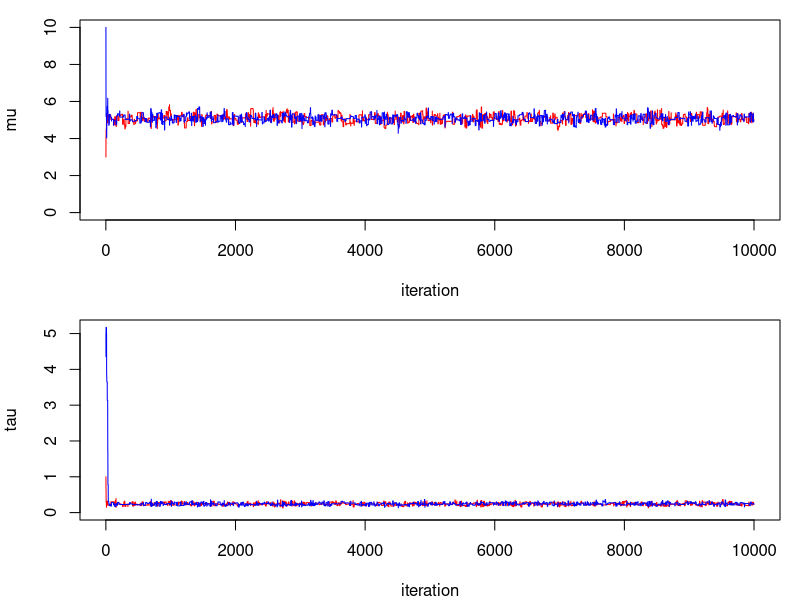
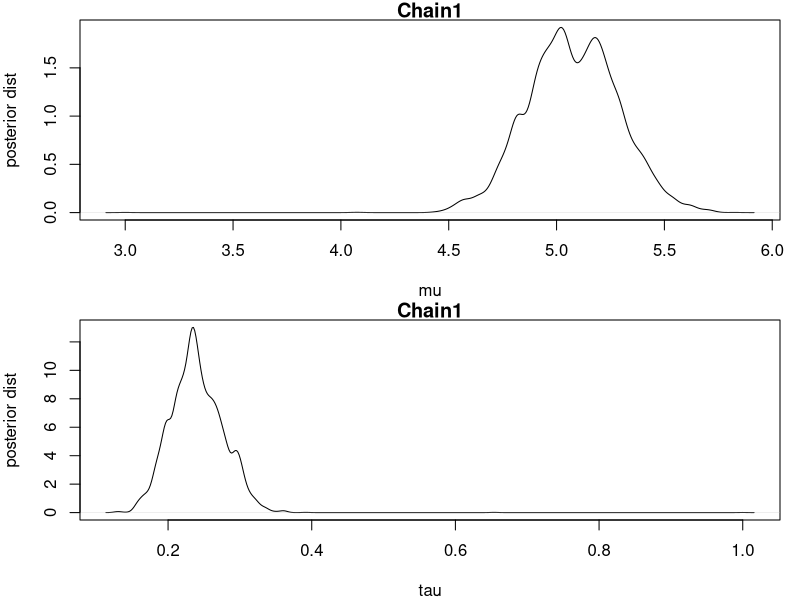
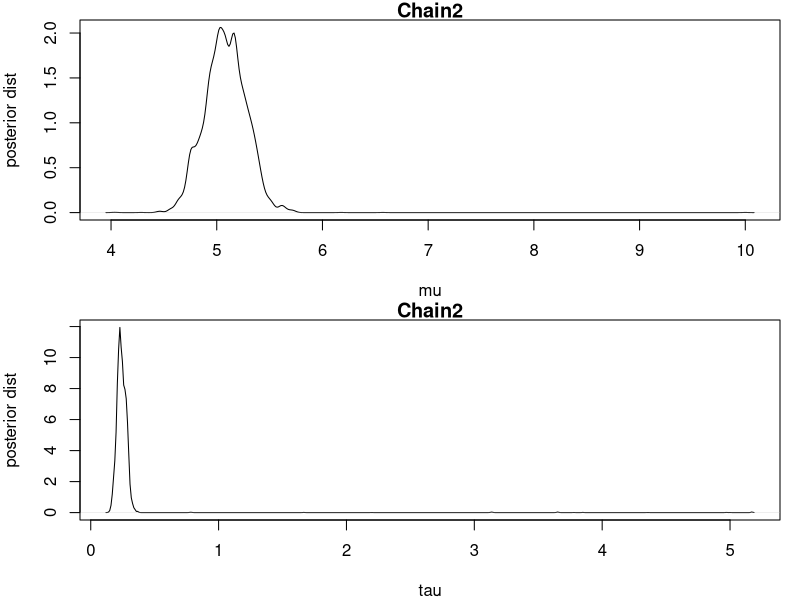

Generate these figures, in order, with R:
## ---- chunk 1
rm(list=ls())
y = scan("y data.txt", what=double())
## ---- chunk 2
means <- function(chain) {
    return(c(mean(chain[,1]), mean(chain[,2])))
}

## ---- chunk 3
cred_int <- function(chain) {
    mu_95 <- quantile(chain[,1], 0.95); mu_05 <- quantile(chain[,1], 0.05)
    tau_95 <- quantile(chain[,2], 0.95); tau_05 <- quantile(chain[,2], 0.05)
    
    intervals <- matrix(0,2,2)
    intervals[1,1] <- mu_05; intervals[1,2] <- mu_95;
    intervals[2,1] <- tau_05; intervals[2,2] <- tau_95;
    
    return(intervals)
}

## ---- chunk 4
likelihood <- function(param){
    mu = param[1]
    tau = param[2]
    
    singlelikelihoods = dnorm(y, mean = mu, sd = 1/(sqrt(tau)), log = T)
    sumll = sum(singlelikelihoods)
    return(sumll)   
}
## ---- chunk 5
# Prior distribution
prior <- function(param){
    tau = param[2]
    prior = log(1/(tau))
    return(prior)
}
## ---- chunk 6
posterior <- function(param){
   return (likelihood(param) + prior(param))
}
## ---- chunk 7
######## Metropolis algorithm ################
 
proposalfunction <- function(param){
    mu_c = param[1]; tau_c = param[2]
    tau_n = rgamma(n = 1, shape = (5*tau_c), rate = 5)
    mu_n = rnorm(n = 1, mean = mu_c, sd = sqrt(tau_n))
    
    return(c(mu_n, tau_n))
    }
 
run_metropolis_MCMC <- function(startvalue, iterations){
    chain = array(dim = c(iterations+1,2))
    chain[1,] = startvalue
    for (i in 1:iterations){
        proposal = proposalfunction(chain[i,])
         
        probab = exp(posterior(proposal) - posterior(chain[i,]))
        if (runif(1) < probab){
            chain[i+1,] = proposal
        }else{
            chain[i+1,] = chain[i,]
        }
    }
    return(chain)
}
 
set.seed(1)
nreps = 10000; burnIn = 1000; 
startvalue1 = c(3, 1);
startvalue2 = c(10,5);

chain1 = run_metropolis_MCMC(startvalue1, nreps)
chain2 = run_metropolis_MCMC(startvalue2, nreps) 

(mean_chain1 <- means(chain1))
(mean_chain2 <- means(chain2))

(cred_chain1 <- cred_int(chain1))
(cred_chain2 <- cred_int(chain2))

## ---- chunk 8
par(mfrow=c(2,1), mar=c(4,4,1,1))

plot(1:(nreps+1), chain1[,1], type="l", col="red", ylim = c(0, max(chain1[,1], chain2[,1])), xlab = "iteration", ylab ="mu")
points(1:(nreps+1), chain2[,1], type="l", col="blue")

plot(1:(nreps+1), chain1[,2], type="l", col="red", ylim = c(0, max(chain1[,2], chain2[,2])), xlab = "iteration", ylab ="tau")
points(1:(nreps+1), chain2[,2], type="l", col="blue")
 
## ---- chunk 9
par(mfrow=c(2,1), mar=c(4,4,1,1))

plot(density(chain1[,1]), ylab="posterior dist", xlab="mu", main="Chain1")
plot(density(chain1[,2]), ylab="posterior dist", xlab="tau", main="Chain1")

plot(density(chain2[,1]), ylab="posterior dist", xlab="mu", main="Chain2")
plot(density(chain2[,2]), ylab="posterior dist", xlab="tau", main="Chain2")

